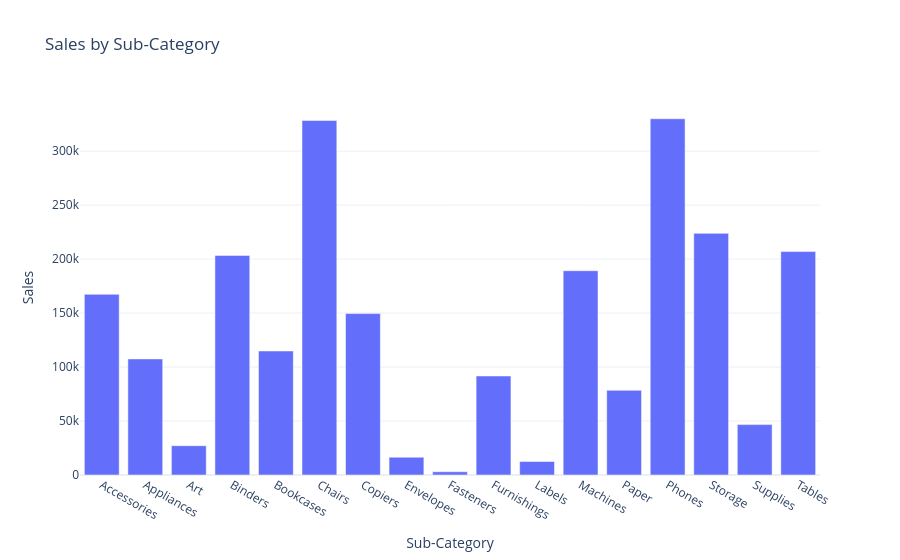

This figure's notebook cell:
### Code cell
sales_by_category = data.groupby('Sub-Category')['Sales'].sum().reset_index()

fig = px.bar(sales_by_category, x='Sub-Category', y='Sales',
             title='Sales by Sub-Category')

fig.show()

### Figure 1 — Plotly figure (JSON) as saved in the notebook; plotly's stock layout.template omitted (floating-point values rounded to 4 significant figures)
{"data": [{"hovertemplate": "Sub-Category=%{x}<br>Sales=%{y}<extra></extra>", "legendgroup": "", "marker": {"color": "#636efa", "pattern": {"shape": ""}}, "name": "", "orientation": "v", "showlegend": false, "textposition": "auto", "type": "bar", "x": ["Accessories", "Appliances", "Art", "Binders", "Bookcases", "Chairs", "Copiers", "Envelopes", "Fasteners", "Furnishings", "Labels", "Machines", "Paper", "Phones", "Storage", "Supplies", "Tables"], "xaxis": "x", "y": [167400.0, 107500.0, 27120.0, 203400.0, 114900.0, 328400.0, 149500.0, 16480.0, 3024.0, 91710.0, 12490.0, 189200.0, 78480.0, 330000.0, 223800.0, 46670.0, 207000.0], "yaxis": "y"}], "layout": {"barmode": "relative", "legend": {"tracegroupgap": 0}, "title": {"text": "Sales by Sub-Category"}, "xaxis": {"anchor": "y", "domain": [0, 1], "title": {"text": "Sub-Category"}}, "yaxis": {"anchor": "x", "domain": [0, 1], "title": {"text": "Sales"}}}}
